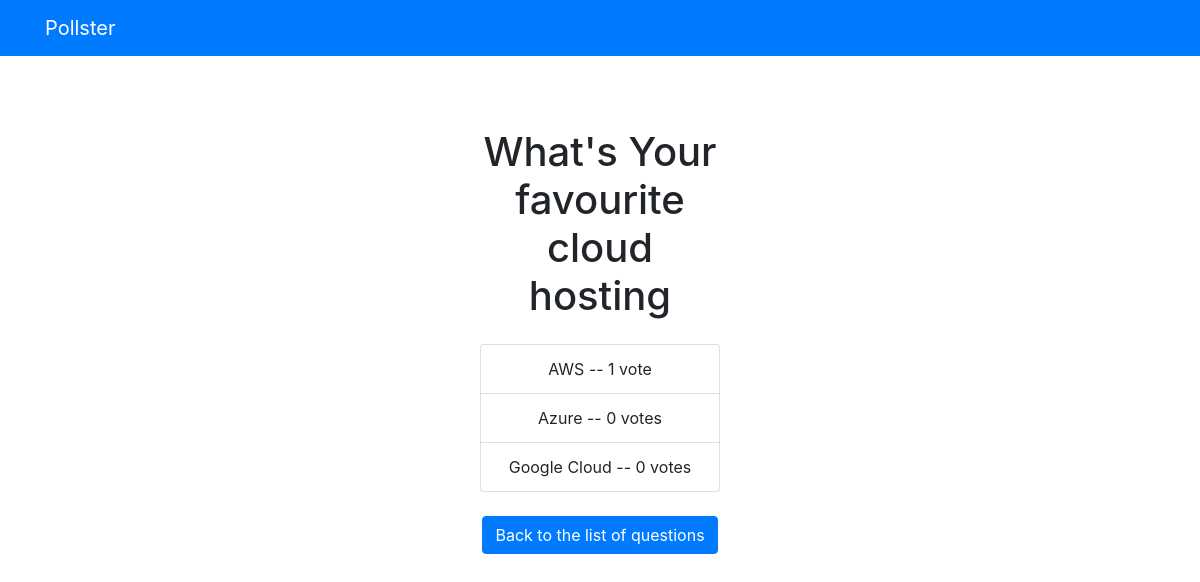
The app's page /polls/2/results/ with its own data.
### polls/models.py (models this page shows, shortened)
class Question(models.Model):
	question_text = models.CharField(max_length = 200)
	pub_date = models.DateTimeField('date published')

class Choice(models.Model):
	question = models.ForeignKey(Question, on_delete = models.CASCADE)
	choice_text = models.CharField(max_length = 200)
	votes = models.IntegerField(default = 0)

### polls/views.py (the view)
# urls.py: path('<int:question_id>/results/', views.results, name='results'),
def results(request, question_id):
    question = get_object_or_404(Question, pk=question_id)
    return render(request, 'polls/results.html', {'question': question})

### templates/polls/results.html
{% extends 'base.html' %}
{% block content %}
<div class="container mt-5">
    <div class="row justify-content-center">
        <div class="col-md-6 text-center">
            <h1 class="mb-4">{{ question.question_text }}</h1>
            <ul class="list-group mb-4">
                {% for choice in question.choice_set.all %}
                    <li class="list-group-item">
                        {{ choice.choice_text }} -- {{ choice.votes }} vote{{ choice.votes|pluralize }}
                    </li>
                {% endfor %}
            </ul>
            <a href="{% url 'polls:index' %}" class="btn btn-primary">Back to the list of questions</a>
        </div>
    </div>
</div>
{% endblock %}

### records on screen
Question: question_text "What's Your favourite cloud hosting"
Choice: choice_text "AWS", votes "1"
Choice: choice_text "Azure", votes "0"
Choice: choice_text "Google Cloud", votes "0"
